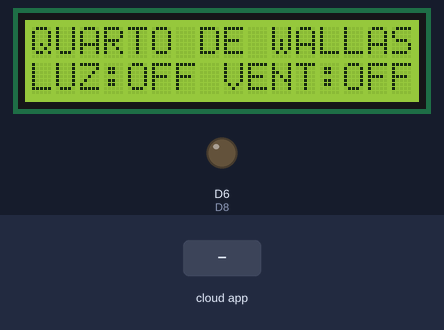
A sketch run on a simulated ESP8266 (NodeMCU). Shown: 16×2 character LCD, output pins drawn as LEDs (lit = HIGH). Inputs (shaded band) come from the test bench. WiFi joins after 1.5 s; servers stay silent unless stated; pins used as bus, display or sensor lines are not drawn; what the sketch prints to the serial monitor is not drawn.

Above: at 2.7 s.
2.8 s: the phone or cloud app sets Luz to 64
At 3.7 s:
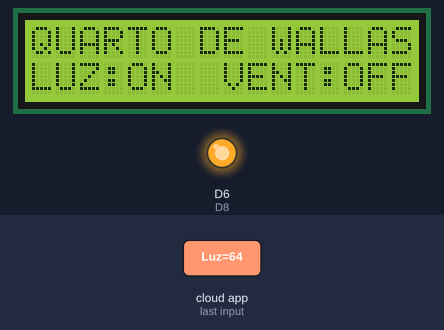
4.3 s: the phone or cloud app sets Ventilador to 64
At 4.9 s:
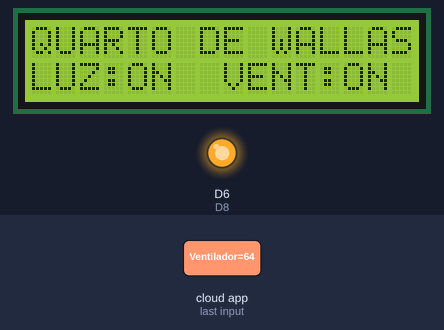
5.8 s: the phone or cloud app sets Luz to 0
At 7.0 s:
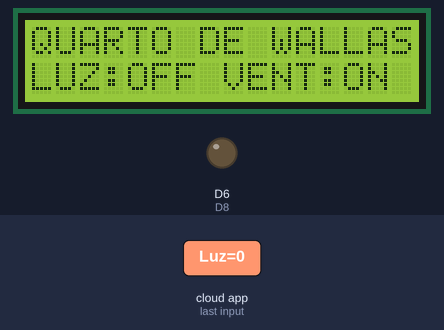
7.3 s: the phone or cloud app sets Luz to 128
At 8.3 s:
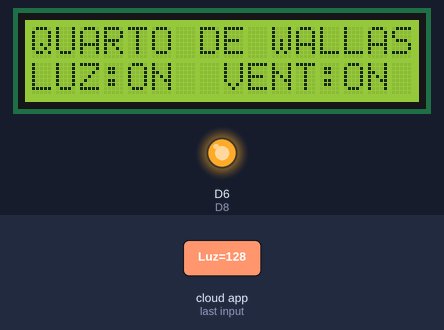
8.8 s: the phone or cloud app sets Ventilador to 0
At 9.5 s:
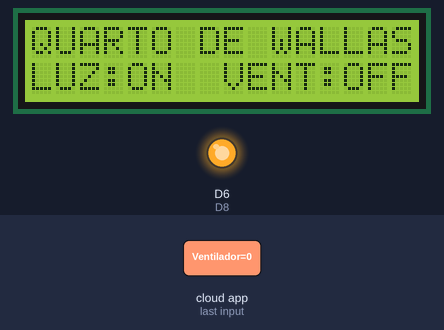
Timing chart, 0 to 11.3 s (numbered marks = the images above; inputs shaded):
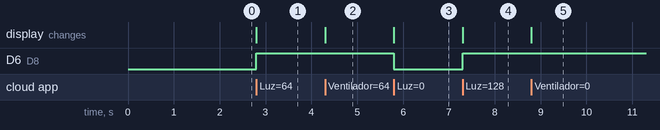

The sketch:

Automacao-quarto.ino
```cpp
#ifdef ARDUINO_ARCH_ESP32
#include <WiFi.h>
#else
#include <ESP8266WiFi.h>
#endif

#include <Espalexa.h>
#include <LiquidCrystal.h>

//#define D0 0
//#define D1 5
#define D5 14
#define D8 12


const char* ssid = "//Nome do WiFi";
const char* password = "//Senha do WiFi";
const int rs = 5, en = 4, d4 = 0, d5 = 2, d6 = 13, d7 = 3;

Espalexa espAlexa;
//void Funcion_D0(uint8_t brightness);
//void Funcion_D1(uint8_t brightness);
void Funcion_D5(uint8_t brightness);
void Funcion_D8(uint8_t brightness);

LiquidCrystal lcd(rs, en, d4, d5, d6, d7);

void setup() {
  Serial.begin(115200);
  // pinMode(D0, OUTPUT);
 // pinMode(D1, OUTPUT);
  pinMode(D5, OUTPUT);
  pinMode(D8, OUTPUT);
 // digitalWrite(D1, LOW);
  digitalWrite(D5, LOW);
  digitalWrite(D8, LOW);
  lcd.begin(16, 2);
  lcd.setCursor(0,0);
  lcd.print("QUARTO DE WALLAS");
  lcd.setCursor(0,1);
  lcd.print("LUZ:");
  lcd.setCursor(4,1);
  lcd.print("OFF");
  lcd.setCursor(8,1);
  lcd.print("VENT:");
  lcd.setCursor(13,1);
  lcd.print("OFF");


  ConectarWifi();
  //espAlexa.addDevice("D0", Funcion_D0);
  //espAlexa.addDevice("Motor", Funcion_D1);
  espAlexa.addDevice("Ventilador", Funcion_D5);
  espAlexa.addDevice("Luz", Funcion_D8);

  espAlexa.begin();

}

void loop() {
  ConectarWifi();
  espAlexa.loop();
}

// Função para conectar com WIFI
void ConectarWifi() {
  if (WiFi.status() != WL_CONNECTED) {
    WiFi.mode(WIFI_STA);
    WiFi.begin(ssid, password);
    Serial.println("");
    Serial.println("Connecting to WiFi");
    while (WiFi.status() != WL_CONNECTED) {
      delay(500);
      Serial.print(".");
    }
    Serial.print("Connected to ");
    Serial.println(ssid);
    Serial.print("IP address: ");
    Serial.println(WiFi.localIP());
  }
}
// Função para o pin D8
void Funcion_D8(uint8_t brightness) {
  if (brightness) {
    digitalWrite(D8, HIGH);
    lcd.setCursor(4,1);
    lcd.print("ON ");
  }
  else {
    digitalWrite(D8, LOW);
    lcd.setCursor(4,1);
    lcd.print("OFF");
  }
}
// Função para o pin D5
void Funcion_D5(uint8_t brightness) {
  if (brightness) {
    digitalWrite(D5, HIGH);
    lcd.setCursor(13,1);
    lcd.print("ON ");
  }
  else {
    digitalWrite(D5, LOW);
    lcd.setCursor(13,1);
    lcd.print("OFF");
  }
}

void displayonoff(){
  const int n = 1;
  while(n == 1){
    lcd.noDisplay();
    delay(1000);
    lcd.display();
    delay(2000);
  }
}
```

Measured:
- after the input at 2.8 s, D6 (D8): LOW → HIGH at once; the display: changes at once (image 1)
- after the input at 4.3 s, the display: changes at once (image 2)
- after the input at 5.8 s, D6 (D8): HIGH → LOW at once; the display: changes at once (image 3)
- after the input at 7.3 s, D6 (D8): LOW → HIGH at once; the display: changes at once (image 4)
- after the input at 8.8 s, the display: changes at once (image 5)
